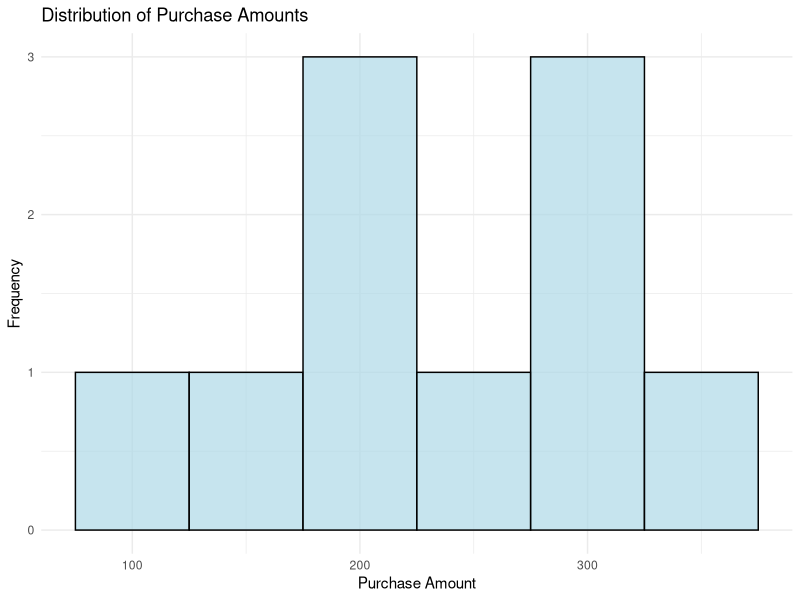

Reproduce this figure in R.
library(dplyr)
# install.packages("ggplot2")
library(ggplot2)

# Create a sample dataframe
purchase_data <- data.frame(
  CustomerID = 1:10,
  PurchaseAmount = c(150, 200, 100, 300, 250, 180, 220, 350, 280, 320)
)

# Display the sample dataframe
cat("Task 1: Loaded Dataframe\n")
print(purchase_data)

# Task 2: Data Summary
# Calculate and display the total number of records
total_records <- nrow(purchase_data)
cat("\nTask 2.1: Total Number of Records\n")
print(total_records)

# Calculate and display the total number of unique customers
unique_customers <- length(unique(purchase_data$CustomerID))
cat("\nTask 2.2: Total Number of Unique Customers\n")
print(unique_customers)

# Task 3: Calculate Statistical Measures
# Calculate and display the mean purchase amount
mean_purchase <- mean(purchase_data$PurchaseAmount, na.rm = TRUE)
cat("\nTask 3.1: Mean Purchase Amount\n")
print(mean_purchase)

# Calculate and display the median purchase amount
median_purchase <- median(purchase_data$PurchaseAmount, na.rm = TRUE)
cat("\nTask 3.2: Median Purchase Amount\n")
print(median_purchase)

# Calculate and display the standard deviation of purchase amounts
std_dev_purchase <- sd(purchase_data$PurchaseAmount, na.rm = TRUE)
cat("\nTask 3.3: Standard Deviation of Purchase Amounts\n")
print(std_dev_purchase)

# Task 4: Customer Segmentation
# Create a new column 'Segment' based on purchase amount
purchase_data <- purchase_data %>%
  mutate(Segment = ifelse(PurchaseAmount < median_purchase, "Low Spender", "High Spender"))

# Display the updated dataframe
cat("\nTask 4: Customer Segmentation\n")
print(purchase_data)

# Task 5: Visualize Data
# Create a histogram to visualize the distribution of purchase amounts using ggplot2
hist = ggplot(purchase_data, aes(x = PurchaseAmount)) +
  geom_histogram(binwidth = 50, fill = "lightblue", color = "black", alpha = 0.7) +
  labs(title = "Distribution of Purchase Amounts", x = "Purchase Amount", y = "Frequency") +
  theme_minimal()

print (hist)